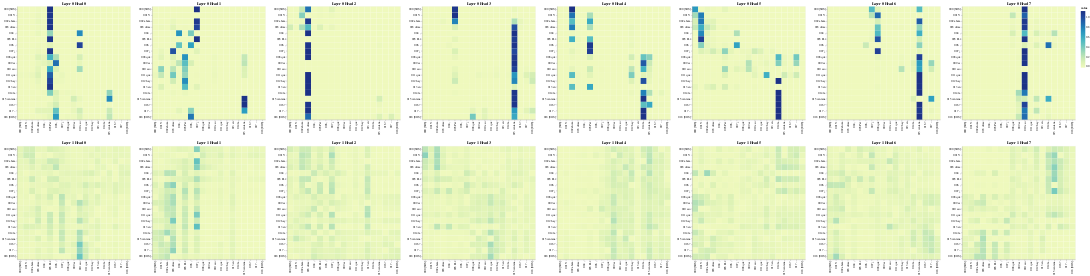

Source (notebook cell):
### Code cell
layers = [0, 1]
heads = [0, 1, 2, 3, 4, 5, 6, 7]

# Encoder Self-Attention
get_all_attention_maps("encoder", layers, heads, encoder_input_tokens, encoder_input_tokens, min(20, sentence_len))

### Figure 1 — Vega-Lite specification as saved in the notebook (floating-point values rounded to 4 significant figures; data arrays with more than 128 entries replaced by an {"elided": "..."} marker saying what was removed)
{"config": {"view": {"continuousWidth": 300, "continuousHeight": 300}}, "vconcat": [{"hconcat": [{"data": {"name": "data-4c480394375e2a8a0f979e0b02455909"}, "mark": {"type": "rect"}, "encoding": {"color": {"field": "value", "type": "quantitative"}, "tooltip": [{"field": "row", "type": "quantitative"}, {"field": "column", "type": "quantitative"}, {"field": "value", "type": "quantitative"}, {"field": "row_token", "type": "nominal"}, {"field": "col_token", "type": "nominal"}], "x": {"axis": {"title": ""}, "field": "col_token", "type": "nominal"}, "y": {"axis": {"title": ""}, "field": "row_token", "type": "nominal"}}, "height": 400, "name": "view_9", "title": "Layer 0 Head 0", "width": 400}, {"data": {"name": "data-b69df22575a8785730a93cadea91c6b3"}, "mark": {"type": "rect"}, "encoding": {"color": {"field": "value", "type": "quantitative"}, "tooltip": [{"field": "row", "type": "quantitative"}, {"field": "column", "type": "quantitative"}, {"field": "value", "type": "quantitative"}, {"field": "row_token", "type": "nominal"}, {"field": "col_token", "type": "nominal"}], "x": {"axis": {"title": ""}, "field": "col_token", "type": "nominal"}, "y": {"axis": {"title": ""}, "field": "row_token", "type": "nominal"}}, "height": 400, "name": "view_10", "title": "Layer 0 Head 1", "width": 400}, {"data": {"name": "data-cb732c4b691e3286ad548cdda0ef2805"}, "mark": {"type": "rect"}, "encoding": {"color": {"field": "value", "type": "quantitative"}, "tooltip": [{"field": "row", "type": "quantitative"}, {"field": "column", "type": "quantitative"}, {"field": "value", "type": "quantitative"}, {"field": "row_token", "type": "nominal"}, {"field": "col_token", "type": "nominal"}], "x": {"axis": {"title": ""}, "field": "col_token", "type": "nominal"}, "y": {"axis": {"title": ""}, "field": "row_token", "type": "nominal"}}, "height": 400, "name": "view_11", "title": "Layer 0 Head 2", "width": 400}, {"data": {"name": "data-0b3c8b6495c8267fa70f9a57fda9a1e2"}, "mark": {"type": "rect"}, "encoding": {"color": {"field": "value", "type": "quantitative"}, "tooltip": [{"field": "row", "type": "quantitative"}, {"field": "column", "type": "quantitative"}, {"field": "value", "type": "quantitative"}, {"field": "row_token", "type": "nominal"}, {"field": "col_token", "type": "nominal"}], "x": {"axis": {"title": ""}, "field": "col_token", "type": "nominal"}, "y": {"axis": {"title": ""}, "field": "row_token", "type": "nominal"}}, "height": 400, "name": "view_12", "title": "Layer 0 Head 3", "width": 400}, {"data": {"name": "data-2cd2563c5a3eea2e3d806d8e0c629702"}, "mark": {"type": "rect"}, "encoding": {"color": {"field": "value", "type": "quantitative"}, "tooltip": [{"field": "row", "type": "quantitative"}, {"field": "column", "type": "quantitative"}, {"field": "value", "type": "quantitative"}, {"field": "row_token", "type": "nominal"}, {"field": "col_token", "type": "nominal"}], "x": {"axis": {"title": ""}, "field": "col_token", "type": "nominal"}, "y": {"axis": {"title": ""}, "field": "row_token", "type": "nominal"}}, "height": 400, "name": "view_13", "title": "Layer 0 Head 4", "width": 400}, {"data": {"name": "data-dff7d9971cca050f734eef65ff12d928"}, "mark": {"type": "rect"}, "encoding": {"color": {"field": "value", "type": "quantitative"}, "tooltip": [{"field": "row", "type": "quantitative"}, {"field": "column", "type": "quantitative"}, {"field": "value", "type": "quantitative"}, {"field": "row_token", "type": "nominal"}, {"field": "col_token", "type": "nominal"}], "x": {"axis": {"title": ""}, "field": "col_token", "type": "nominal"}, "y": {"axis": {"title": ""}, "field": "row_token", "type": "nominal"}}, "height": 400, "name": "view_14", "title": "Layer 0 Head 5", "width": 400}, {"data": {"name": "data-ac4751f2c4f33ca4d8bbb255704dc8b5"}, "mark": {"type": "rect"}, "encoding": {"color": {"field": "value", "type": "quantitative"}, "tooltip": [{"field": "row", "type": "quantitative"}, {"field": "column", "type": "quantitative"}, {"field": "value", "type": "quantitative"}, {"field": "row_token", "type": "nominal"}, {"field": "col_token", "type": "nominal"}], "x": {"axis": {"title": ""}, "field": "col_token", "type": "nominal"}, "y": {"axis": {"title": ""}, "field": "row_token", "type": "nominal"}}, "height": 400, "name": "view_15", "title": "Layer 0 Head 6", "width": 400}, {"data": {"name": "data-0311e183087edb2b1737485dde738acc"}, "mark": {"type": "rect"}, "encoding": {"color": {"field": "value", "type": "quantitative"}, "tooltip": [{"field": "row", "type": "quantitative"}, {"field": "column", "type": "quantitative"}, {"field": "value", "type": "quantitative"}, {"field": "row_token", "type": "nominal"}, {"field": "col_token", "type": "nominal"}], "x": {"axis": {"title": ""}, "field": "col_token", "type": "nominal"}, "y": {"axis": {"title": ""}, "field": "row_token", "type": "nominal"}}, "height": 400, "name": "view_16", "title": "Layer 0 Head 7", "width": 400}]}, {"hconcat": [{"data": {"name": "data-938debf40a12535d1b6f88b9c52386dc"}, "mark": {"type": "rect"}, "encoding": {"color": {"field": "value", "type": "quantitative"}, "tooltip": [{"field": "row", "type": "quantitative"}, {"field": "column", "type": "quantitative"}, {"field": "value", "type": "quantitative"}, {"field": "row_token", "type": "nominal"}, {"field": "col_token", "type": "nominal"}], "x": {"axis": {"title": ""}, "field": "col_token", "type": "nominal"}, "y": {"axis": {"title": ""}, "field": "row_token", "type": "nominal"}}, "height": 400, "name": "view_17", "title": "Layer 1 Head 0", "width": 400}, {"data": {"name": "data-c11a0a5006733c89a0caf11458d29132"}, "mark": {"type": "rect"}, "encoding": {"color": {"field": "value", "type": "quantitative"}, "tooltip": [{"field": "row", "type": "quantitative"}, {"field": "column", "type": "quantitative"}, {"field": "value", "type": "quantitative"}, {"field": "row_token", "type": "nominal"}, {"field": "col_token", "type": "nominal"}], "x": {"axis": {"title": ""}, "field": "col_token", "type": "nominal"}, "y": {"axis": {"title": ""}, "field": "row_token", "type": "nominal"}}, "height": 400, "name": "view_18", "title": "Layer 1 Head 1", "width": 400}, {"data": {"name": "data-c2887a8b5293dac1c6948f0e0efc3289"}, "mark": {"type": "rect"}, "encoding": {"color": {"field": "value", "type": "quantitative"}, "tooltip": [{"field": "row", "type": "quantitative"}, {"field": "column", "type": "quantitative"}, {"field": "value", "type": "quantitative"}, {"field": "row_token", "type": "nominal"}, {"field": "col_token", "type": "nominal"}], "x": {"axis": {"title": ""}, "field": "col_token", "type": "nominal"}, "y": {"axis": {"title": ""}, "field": "row_token", "type": "nominal"}}, "height": 400, "name": "view_19", "title": "Layer 1 Head 2", "width": 400}, {"data": {"name": "data-2b767f9f80ed66913e233f42cd63b386"}, "mark": {"type": "rect"}, "encoding": {"color": {"field": "value", "type": "quantitative"}, "tooltip": [{"field": "row", "type": "quantitative"}, {"field": "column", "type": "quantitative"}, {"field": "value", "type": "quantitative"}, {"field": "row_token", "type": "nominal"}, {"field": "col_token", "type": "nominal"}], "x": {"axis": {"title": ""}, "field": "col_token", "type": "nominal"}, "y": {"axis": {"title": ""}, "field": "row_token", "type": "nominal"}}, "height": 400, "name": "view_20", "title": "Layer 1 Head 3", "width": 400}, {"data": {"name": "data-bf5b2b285a2183417335b8a6e8ed2c9b"}, "mark": {"type": "rect"}, "encoding": {"color": {"field": "value", "type": "quantitative"}, "tooltip": [{"field": "row", "type": "quantitative"}, {"field": "column", "type": "quantitative"}, {"field": "value", "type": "quantitative"}, {"field": "row_token", "type": "nominal"}, {"field": "col_token", "type": "nominal"}], "x": {"axis": {"title": ""}, "field": "col_token", "type": "nominal"}, "y": {"axis": {"title": ""}, "field": "row_token", "type": "nominal"}}, "height": 400, "name": "view_21", "title": "Layer 1 Head 4", "width": 400}, {"data": {"name": "data-321d54cb86efdf33be00b56f5557ddbb"}, "mark": {"type": "rect"}, "encoding": {"color": {"field": "value", "type": "quantitative"}, "tooltip": [{"field": "row", "type": "quantitative"}, {"field": "column", "type": "quantitative"}, {"field": "value", "type": "quantitative"}, {"field": "row_token", "type": "nominal"}, {"field": "col_token", "type": "nominal"}], "x": {"axis": {"title": ""}, "field": "col_token", "type": "nominal"}, "y": {"axis": {"title": ""}, "field": "row_token", "type": "nominal"}}, "height": 400, "name": "view_22", "title": "Layer 1 Head 5", "width": 400}, {"data": {"name": "data-728de409a97e68cee414033ada648d78"}, "mark": {"type": "rect"}, "encoding": {"color": {"field": "value", "type": "quantitative"}, "tooltip": [{"field": "row", "type": "quantitative"}, {"field": "column", "type": "quantitative"}, {"field": "value", "type": "quantitative"}, {"field": "row_token", "type": "nominal"}, {"field": "col_token", "type": "nominal"}], "x": {"axis": {"title": ""}, "field": "col_token", "type": "nominal"}, "y": {"axis": {"title": ""}, "field": "row_token", "type": "nominal"}}, "height": 400, "name": "view_23", "title": "Layer 1 Head 6", "width": 400}, {"data": {"name": "data-59e6775591342b48479860c7d5ebea3e"}, "mark": {"type": "rect"}, "encoding": {"color": {"field": "value", "type": "quantitative"}, "tooltip": [{"field": "row", "type": "quantitative"}, {"field": "column", "type": "quantitative"}, {"field": "value", "type": "quantitative"}, {"field": "row_token", "type": "nominal"}, {"field": "col_token", "type": "nominal"}], "x": {"axis": {"title": ""}, "field": "col_token", "type": "nominal"}, "y": {"axis": {"title": ""}, "field": "row_token", "type": "nominal"}}, "height": 400, "name": "view_24", "title": "Layer 1 Head 7", "width": 400}]}], "params": [{"name": "param_9", "select": {"type": "interval", "encodings": ["x", "y"]}, "bind": "scales", "views": ["view_9"]}, {"name": "param_10", "select": {"type": "interval", "encodings": ["x", "y"]}, "bind": "scales", "views": ["view_10"]}, {"name": "param_11", "select": {"type": "interval", "encodings": ["x", "y"]}, "bind": "scales", "views": ["view_11"]}, {"name": "param_12", "select": {"type": "interval", "encodings": ["x", "y"]}, "bind": "scales", "views": ["view_12"]}, {"name": "param_13", "select": {"type": "interval", "encodings": ["x", "y"]}, "bind": "scales", "views": ["view_13"]}, {"name": "param_14", "select": {"type": "interval", "encodings": ["x", "y"]}, "bind": "scales", "views": ["view_14"]}, {"name": "param_15", "select": {"type": "interval", "encodings": ["x", "y"]}, "bind": "scales", "views": ["view_15"]}, {"name": "param_16", "select": {"type": "interval", "encodings": ["x", "y"]}, "bind": "scales", "views": ["view_16"]}, {"name": "param_17", "select": {"type": "interval", "encodings": ["x", "y"]}, "bind": "scales", "views": ["view_17"]}, {"name": "param_18", "select": {"type": "interval", "encodings": ["x", "y"]}, "bind": "scales", "views": ["view_18"]}, {"name": "param_19", "select": {"type": "interval", "encodings": ["x", "y"]}, "bind": "scales", "views": ["view_19"]}, {"name": "param_20", "select": {"type": "interval", "encodings": ["x", "y"]}, "bind": "scales", "views": ["view_20"]}, {"name": "param_21", "select": {"type": "interval", "encodings": ["x", "y"]}, "bind": "scales", "views": ["view_21"]}, {"name": "param_22", "select": {"type": "interval", "encodings": ["x", "y"]}, "bind": "scales", "views": ["view_22"]}, {"name": "param_23", "select": {"type": "interval", "encodings": ["x", "y"]}, "bind": "scales", "views": ["view_23"]}, {"name": "param_24", "select": {"type": "interval", "encodings": ["x", "y"]}, "bind": "scales", "views": ["view_24"]}], "$schema": "https://vega.github.io/schema/vega-lite/v5.17.0.json", "datasets": {"data-4c480394375e2a8a0f979e0b02455909": {"elided": "361 records"}, "data-b69df22575a8785730a93cadea91c6b3": {"elided": "361 records"}, "data-cb732c4b691e3286ad548cdda0ef2805": {"elided": "361 records"}, "data-0b3c8b6495c8267fa70f9a57fda9a1e2": {"elided": "361 records"}, "data-2cd2563c5a3eea2e3d806d8e0c629702": {"elided": "361 records"}, "data-dff7d9971cca050f734eef65ff12d928": {"elided": "361 records"}, "data-ac4751f2c4f33ca4d8bbb255704dc8b5": {"elided": "361 records"}, "data-0311e183087edb2b1737485dde738acc": {"elided": "361 records"}, "data-938debf40a12535d1b6f88b9c52386dc": {"elided": "361 records"}, "data-c11a0a5006733c89a0caf11458d29132": {"elided": "361 records"}, "data-c2887a8b5293dac1c6948f0e0efc3289": {"elided": "361 records"}, "data-2b767f9f80ed66913e233f42cd63b386": {"elided": "361 records"}, "data-bf5b2b285a2183417335b8a6e8ed2c9b": {"elided": "361 records"}, "data-321d54cb86efdf33be00b56f5557ddbb": {"elided": "361 records"}, "data-728de409a97e68cee414033ada648d78": {"elided": "361 records"}, "data-59e6775591342b48479860c7d5ebea3e": {"elided": "361 records"}}}
